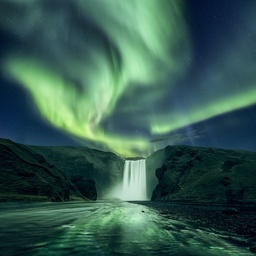
#> input picture example.jpeg, 256 x 256 px, shrunk from 883 x 883 before the run
$ python sort.py
#> lines starting #> are read from the running program, lines starting #| are printed output that depends on the picture; after the words box and inside, x2 and y2 are one past the last pixel; in counts of white or black regions, pixels touching at a corner belong together
#> further down, image is the input picture: PIL image 256x256 RGB; mean R, G, B 54.1, 89.9, 80.4
from PIL import Image, ImageOps
import colorsys

def create_contrast_mask(image, low_threshold, high_threshold):

    # Convert the image to grayscale
#> called with low_threshold = 50, high_threshold = 200
    gray_image = ImageOps.grayscale(image)
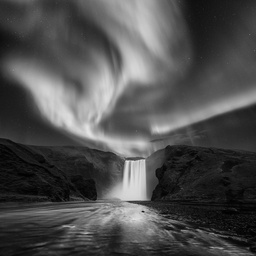
#> gray_image: PIL image 256x256 L; min 1, max 226, mean 78.1

    # Create a binary mask where pixels within the specified range are white and others are black
    mask = gray_image.point(lambda p: 255 if low_threshold <= p <= high_threshold else 0)
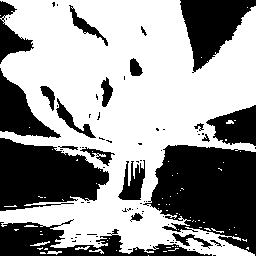
#> mask: PIL image 256x256 L; 59.5% white; 81 black regions (60 under 20 px), largest, box (x1, y1, x2, y2) and area: (143, 145, 256, 256) 8353, (0, 138, 109, 211) 5478, (0, 219, 212, 256) 3065

    return mask

def pixel_sort(image, mask, sort_param, sort_dir):
    #Get image pixel data
#> called with sort_param = 0, sort_dir = 'x'
    pixels = list(image.getdata())
#> pixels = 65536 items

    # Get the image size
    width, height = image.size
#> width = 256; height = 256

    sorted_pixels = []

    if sort_dir == "x":
        for y in range(height):
            row = pixels[y * width: (y + 1) * width]
            mask_row = list(mask.getdata())[y * width: (y + 1) * width]
            mask_row_bool = [True if pixel == 255 else False for pixel in mask_row]

            sorted_pixels += sort_array_with_mask(row, mask_row_bool, sort_param)
#> after the loop, sorted_pixels = 65536 items

    elif sort_dir == "y":
         for x in range(width):
            col = pixels[x * height: (x + 1) * height]
            mask_col = list(mask.getdata())[x * height: (x + 1) * height]
            mask_col_bool = [True if pixel == 255 else False for pixel in mask_col]

            sorted_pixels += sort_array_with_mask(col, mask_col_bool, sort_param)

    sorted_image = Image.new(image.mode, image.size)
#> sorted_image: PIL image 256x256 RGB; every value is 0
    sorted_image.putdata(sorted_pixels)
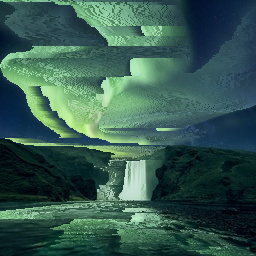
#> sorted_image: PIL image 256x256 RGB; mean R, G, B 54.1, 89.9, 80.4

    return sorted_image

def sort_array_with_mask(arr, mask, sort_param):
    sections = []
    current_section = []
    for i, is_sorted in enumerate(mask):
        if is_sorted:
            current_section.append(arr[i])
        else:
            if current_section:
                sections.append(insertion_sort_hsv(current_section, sort_param))
                current_section = []
            sections.append(arr[i])

    if current_section:
        sections.append(insertion_sort_hsv(current_section, sort_param))

    sorted_array = [item for section in sections for item in (section if isinstance(section, list) else [section])]

    return sorted_array

def insertion_sort_hsv(arr, sort_param):
    for i in range(1, len(arr)):
        key = arr[i]
        j = i - 1

        while j >= 0 and colorsys.rgb_to_hsv(key[0],key[1],key[2])[sort_param] < colorsys.rgb_to_hsv(arr[j][0],arr[j][1],arr[j][2])[sort_param]:
            arr[j + 1] = arr[j]
            j -= 1
        arr[j + 1] = key

    return arr

if __name__ == "__main__":
    low_threshold = 50
    high_threshold = 200

    sort_param = 0 #0 - hue, 1 - saturation, 2 - brightness
    sort_dir = 'x' #x - row, y - column

    image = Image.open("example.jpeg")

    contrast_mask = create_contrast_mask(image, low_threshold, high_threshold)
    contrast_mask.show()

    sorted_img = pixel_sort(image, contrast_mask, sort_param, sort_dir)
    sorted_img.show()
    sorted_img.save("output.png")
